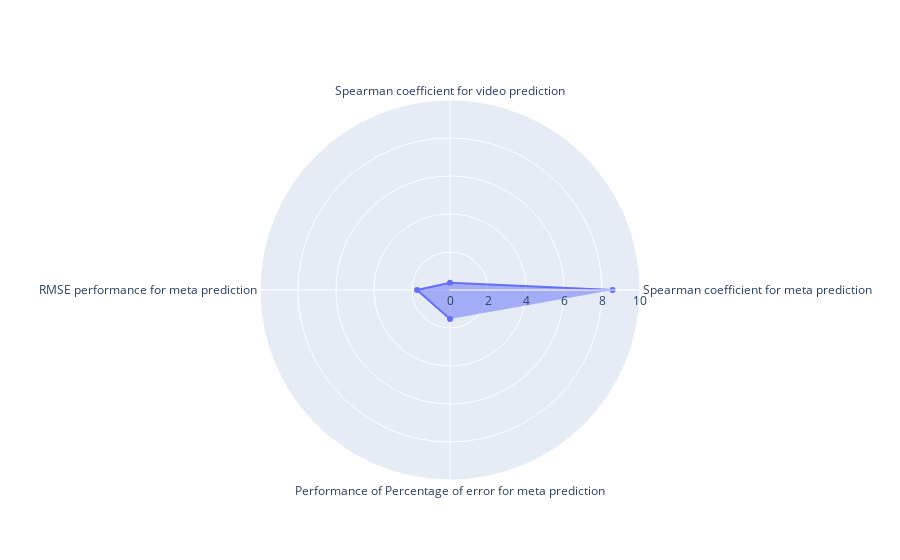

The notebook cell this image was saved under:
### Code cell
# radar chart 
# Which variable should we chosse to evaluate a model for aml?
import plotly.graph_objects as go
# Median for Percentage of error for meta prediction
max_Median_meta = 5
max_rmse_meta = 40000000
fig = go.Figure(data=go.Scatterpolar(
  r=[meta_spearman_co*10, video_spearman_co*10, (1-test_error_4[0]/max_rmse_meta)*10, (1-Median_meta/max_Median_meta)*10],#value/maximum*5 so that all axises are in same range.
  theta=['Spearman coefficient for meta prediction','Spearman coefficient for video prediction', 'RMSE performance for meta prediction', 'Performance of Percentage of error for meta prediction'],
  fill='toself'
))

fig.update_layout(
  polar=dict(
    radialaxis=dict(
      visible=True,
      range=[0, 10]
    ),
  ),
  showlegend=False
)

fig.show()

### Figure 1 — Plotly figure (JSON) as saved in the notebook; plotly's stock layout.template omitted (floating-point values rounded to 4 significant figures)
{"data": [{"fill": "toself", "r": [8.557, 0.3774, 1.735, 1.529], "theta": ["Spearman coefficient for meta prediction", "Spearman coefficient for video prediction", "RMSE performance for meta prediction", "Performance of Percentage of error for meta prediction"], "type": "scatterpolar"}], "layout": {"polar": {"radialaxis": {"range": [0, 10], "visible": true}}, "showlegend": false}}
